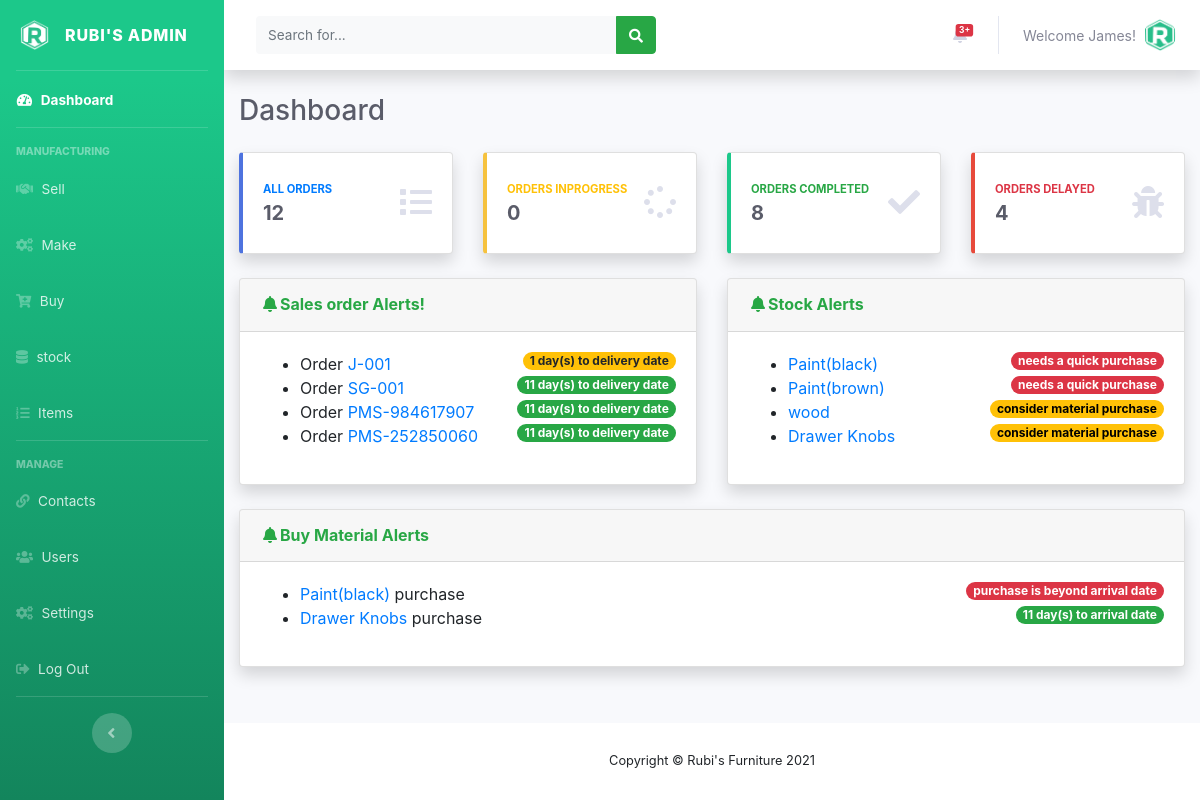
/admin/index.php (signed in), run on the app's committed database.
### tables this page shows
CREATE TABLE IF NOT EXISTS `users` (
  `user_id` int(11) NOT NULL AUTO_INCREMENT,
  `full_name` varchar(150) NOT NULL,
  `user_name` varchar(120) NOT NULL,
  `user_password` varchar(250) NOT NULL,
  `email` varchar(120) NOT NULL,
  `role` int(10) NOT NULL,
  `user_status` int(11) NOT NULL DEFAULT '0',
  `date_created` timestamp NOT NULL DEFAULT CURRENT_TIMESTAMP,
  PRIMARY KEY (`user_id`),
  KEY `role` (`role`)
);

CREATE TABLE IF NOT EXISTS `tbl_sales_orders` (
  `id` int(11) NOT NULL AUTO_INCREMENT,
  `order_number` varchar(150) NOT NULL,
  `item` int(11) NOT NULL,
  `order_quantity` int(10) NOT NULL,
  `customer_name` varchar(150) NOT NULL,
  `total_amount` int(11) NOT NULL,
  `delivery_deadline` date DEFAULT NULL,
  `order_status` int(11) NOT NULL DEFAULT '0',
  `make_status` int(10) NOT NULL DEFAULT '0',
  `order_priority` int(11) NOT NULL DEFAULT '0',
  PRIMARY KEY (`id`)
);

CREATE TABLE IF NOT EXISTS `tbl_stock_material` (
  `id` int(11) NOT NULL AUTO_INCREMENT,
  `material_name` int(11) NOT NULL,
  `material_category` int(11) NOT NULL,
  `material_supplier` int(11) NOT NULL,
  `in_stock` int(11) NOT NULL,
  `m_expected_items` int(10) NOT NULL,
  `m_expected_date` varchar(150) NOT NULL DEFAULT '0',
  PRIMARY KEY (`id`),
  KEY `item_name` (`material_name`)
);

CREATE TABLE IF NOT EXISTS `tbl_materials` (
  `id` int(11) NOT NULL AUTO_INCREMENT,
  `material_name` varchar(150) NOT NULL,
  `material_code` varchar(150) NOT NULL,
  `category` int(11) NOT NULL,
  `default_supplier` int(11) NOT NULL,
  `purchase_price` float NOT NULL,
  `date_created` timestamp NOT NULL DEFAULT CURRENT_TIMESTAMP,
  PRIMARY KEY (`id`)
);

CREATE TABLE IF NOT EXISTS `tbl_buy_materials` (
  `id` int(11) NOT NULL AUTO_INCREMENT,
  `material_id` int(11) NOT NULL,
  `buy_quantity` int(11) NOT NULL,
  `arrival_date` date NOT NULL,
  `status` int(11) NOT NULL DEFAULT '0',
  PRIMARY KEY (`id`)
);

### admin/index.php (the view, shortened to what this page needs)
<?php
include('../includes/config.php');
if (empty($_SESSION['user_id'])){
  header('Location: ../index.php');
}
else{
  include('includes/header.php');
  include('includes/navbar.php');
  include('includes/topbar.php');
  ?>
  <div class="container-fluid">
    <div class="d-sm-flex align-items-center justify-content-between mb-4">
      <h1 class="h3 mb-0 text-gray-800">Dashboard</h1>
    </div>
    <div class="row">
      <div class="col-xl-3 col-md-6 mb-4">
        <a href="allorders.php">
          <div class="card border-left-primary shadow h-100 py-2">
            <div class="card-body">
              <div class="row no-gutters align-items-center">
                <div class="col mr-2">
                  <div class="text-xs font-weight-bold text-primary text-uppercase mb-1">
                    All Orders</div>
                    <?php
                    $sql ="SELECT id FROM tbl_sales_orders";
                    $query = $dbconn -> prepare($sql);
                    $query->execute();
                    $all_orders=$query->rowCount();
                    ?>
                    <div class="h5 mb-0 font-weight-bold text-gray-800"><?php echo($all_orders); ?></div>
                  </div>
                  <div class="col-auto">
                    <i class="fas fa-list fa-2x text-gray-300"></i>
                  </div>
                </div>
              </div>
            </div>
          </a>
        </div>
        <div class="col-xl-3 col-md-6 mb-4">
          <a href="ordersinprogress.php">
            <div class="card border-left-warning shadow h-100 py-2">
              <div class="card-body">
                <div class="row no-gutters align-items-center">
                  <div class="col mr-2">
                    <div class="text-xs font-weight-bold text-warning text-uppercase mb-1">
                      Orders Inprogress </div>
                      <?php
                      $sql ="SELECT id FROM tbl_sales_orders WHERE order_status < 2 AND make_status = 2";
                      $query = $dbconn -> prepare($sql);
                      $query->execute();
                      $orders_in_progress=$query->rowCount();
                      ?>
                      <div class="h5 mb-0 font-weight-bold text-gray-800"><?php echo($orders_in_progress);?></div>
                    </div>
                    <div class="col-auto">
                      <i class="fas fa-spinner fa-2x text-gray-300"></i>
                    </div>
                  </div>
                </div>
              </div>
            </a>
          </div>
          <div class="col-xl-3 col-md-6 mb-4">
            <a href="orderscompleted.php">
              <div class="card border-left-success shadow h-100 py-2">
                <div class="card-body">
                  <div class="row no-gutters align-items-center">
                    <div class="col mr-2">
                      <div class="text-xs font-weight-bold text-success text-uppercase mb-1">
                        Orders Completed </div>
                        <?php
                        $sql ="SELECT id FROM tbl_sales_orders WHERE order_status = 2";
                        $query = $dbconn -> prepare($sql);
                        $query->execute();
                        $orders_completed=$query->rowCount();
                        ?>
                        <div class="h5 mb-0 font-weight-bold text-gray-800"><?php echo($orders_completed);?></div>
                      </div>
                      <div class="col-auto">
                        <i class="fas fa-check fa-2x text-gray-300"></i>
                      </div>
                    </div>
                  </div>
                </div>
              </a>
            </div>
            <div class="col-xl-3 col-md-6 mb-4">
              <a href="ordersdelayed.php">
                <div class="card border-left-danger shadow h-100 py-2">
                  <div class="card-body">
                    <div class="row no-gutters align-items-center">
                      <div class="col mr-2">
                        <div class="text-xs font-weight-bold text-danger text-uppercase mb-1">
                          Orders Delayed</div>
                          <?php
                          $sql ="SELECT * FROM tbl_sales_orders WHERE delivery_deadline < now()";
                          $query = $dbconn -> prepare($sql);
                          $query->execute();
                          $orders_delayed=$query->rowCount();
                          ?>
                          <div class="h5 mb-0 font-weight-bold text-gray-800"><?php echo($orders_delayed);?></div>
                        </div>
                        <div class="col-auto">
                          <i class="fas fa-bug fa-2x text-gray-300"></i>
                        </div>
                      </div>
                    </div>
                  </div>
                </a>
              </div>
              <div class="col-xl-6 col-lg-6">
                <div class="card shadow mb-4">
                  <div
                  class="card-header py-3 d-flex flex-row align-items-center justify-content-between">
                  <h6 class="m-0 font-weight-bold text-success"> <i class="fas fa-bell fa-fw"></i>Sales order Alerts!</h6>
                </div>
                <div class="card-body">
                  <ul>
                    <?php
                    $sql = "SELECT * FROM `tbl_sales_orders` where order_status < 2";
                    $query = $dbconn -> prepare($sql);
                    $query->execute();
                    $results=$query->fetchAll(PDO::FETCH_OBJ);
                    if($results){
                      foreach ($results as $result) {?>
                        <?php
                        $datetime1 = strtotime($result->delivery_deadline);
                        $datetime2 = strtotime(date("Y-m-d"));
                        $secs = $datetime1 - $datetime2;
                        $days = $secs / 86400;
                        if($days == 0){ ?>
                          <li>Order <a href="sellsorders.php"><?php echo htmlentities($result->order_number); ?></a><span class="badge badge-pill badge-danger float-right"><?php echo ("delivery date is today!");?></span></li>
                        <?php }
                        else if($days > 0 AND $days <= 2){?>
                          <li>Order <a href="sellsorders.php"><?php echo htmlentities($result->order_number); ?></a><span class="badge badge-pill badge-warning float-right"><?php echo ($days."  day(s) to delivery date");?></span></li>
                        <?php }
                        else if($days > 2){?>
                          <li> Order <a href="sellsorders.php"><?php echo htmlentities($result->order_number); ?></a><span class="badge badge-pill badge-success float-right"><?php echo ($days."  day(s) to delivery date");?></span></li>
                        <?php }
                        else { ?>
                          <li>Order <a href="sellsorders.php"><?php echo htmlentities($result->order_number); ?></a><span class="badge badge-pill badge-danger float-right"><?php echo ("late delivery");?></span></li>
                        <?php    }
                      }} ?>
                    </ul>
                  </div>
                </div>
              </div>
              <div class="col-xl-6 col-lg-6">
                <div class="card shadow mb-4">
                  <div
                  class="card-header py-3 d-flex flex-row align-items-center justify-content-between">
                  <h6 class="m-0 font-weight-bold text-success"><i class="fas fa-bell fa-fw"></i>Stock Alerts</h6>
                </div>
                <div class="card-body">
                  <ul>
                    <?php
                    $sql = "SELECT tbl_stock_material.*, tbl_materials.material_name FROM tbl_stock_material INNER JOIN tbl_materials on tbl_stock_material.material_name = tbl_materials.id where in_stock < 5";
                    $query = $dbconn -> prepare($sql);
                    $query->execute();
                    $results=$query->fetchAll(PDO::FETCH_OBJ);
                    if($results){
                      foreach ($results as $result) {
                        if($result->in_stock < 3){?>
                          <li><a href="stockmaterials.php"><?php echo htmlentities($result->material_name); ?></a> <span class="badge badge-pill badge-danger float-right"><?php echo ("needs a quick purchase");?></span></li>
                          <?php }
                          else{ ?>
                            <li><a href="stockmaterials.php"><?php echo htmlentities($result->material_name); ?></a> <span style="color: #000" class="badge b badge-pill badge-warning float-right"><?php echo ("consider material purchase");?></span></li>
                        <?php  }  }
                      }?>
                    </ul>
                  </div>
                </div>
              </div>
              <div class="col-xl-12 col-lg-12">
                <div class="card shadow mb-4">
                  <div
                  class="card-header py-3 d-flex flex-row align-items-center justify-content-between">
                  <h6 class="m-0 font-weight-bold text-success"><i class="fas fa-bell fa-fw"></i>Buy Material Alerts</h6>
                </div>
                <div class="card-body">
                  <ul>
                    <?php
                    $sql = "SELECT tbl_buy_materials.*, tbl_materials.material_name, tbl_materials.default_supplier FROM tbl_buy_materials INNER JOIN tbl_materials on tbl_buy_materials.material_id = tbl_materials.id where status = 0";
                    $query = $dbconn -> prepare($sql);
                    $query->execute();
                    $results=$query->fetchAll(PDO::FETCH_OBJ);
                    if($results){
                      foreach ($results as $result) {?>
                        <?php
                        $datetime1 = strtotime($result->arrival_date);
                        $datetime2 = strtotime(date("Y-m-d"));
                        $secs = $datetime1 - $datetime2;
                        $days = $secs / 86400;
                        if($days == 0){ ?>
                          <li><a href="buymaterials.php"><?php echo htmlentities($result->material_name); ?></a> purchase <div class="float-right"><span class="badge badge-pill badge-danger"><?php echo ("arrival date is today!");?> </span> contact supplier at
                            <?php
                            $supplier = $result->default_supplier;
                            $sql = "SELECT supplier_email FROM tbl_suppliers WHERE id = :supplier";
                            $query = $dbconn -> prepare($sql);
                            $query->bindParam(':supplier',$supplier, PDO::PARAM_INT);
                            $query->execute();
                            $results=$query->fetchAll(PDO::FETCH_OBJ);
                            if($results){
                              foreach ($results as $result) {?>
                                <a href="mailto:<?php echo$result->supplier_email; ?>"> <?php echo ($result->supplier_email); ?></a>
                            <?php  }
                            }?>
                          </div></li>
                        <?php }
                        else if($days > 0 AND $days <= 2){?>
                          <li><a href="buymaterials.php"><?php echo htmlentities($result->material_name); ?></a> purchase <span class="badge badge-pill badge-warning float-right"><?php echo ($days."  day(s) to arrival date");?></span></li>
                        <?php }
                        else if($days > 2){?>
                          <li> <a href="buymaterials.php"><?php echo htmlentities($result->material_name); ?></a> purchase <span class="badge badge-pill badge-success float-right"><?php echo ($days."  day(s) to arrival date");?></span></li>
                        <?php }
                        else { ?>
                          <li><a href="buymaterials.php"><?php echo htmlentities($result->material_name); ?></a> purchase<span class="badge badge-pill badge-danger float-right"><?php echo ("purchase is beyond arrival date");?></span></li>
                        <?php    }
                      }} ?>
                    </ul>
                  </div>
                </div>
              </div>
            </div>
          </div>
        </div>
        <?php
        include('includes/footer.php');
      }?>

### admin/includes/topbar.php (shortened to what this page needs)
<div id="content-wrapper" class="d-flex flex-column">
  <div id="content">
    <nav class="navbar navbar-expand navbar-light bg-white topbar mb-4 static-top shadow">
      <form
      class="d-none d-sm-inline-block form-inline mr-auto ml-md-3 my-2 my-md-0 mw-100 navbar-search">
      <div class="input-group">
        <input type="text" class="form-control bg-light border-0 small" placeholder="Search for..."
        aria-label="Search" aria-describedby="basic-addon2">
        <div class="input-group-append">
          <button class="btn btn-success" type="button">
            <i class="fas fa-search fa-sm"></i>
          </button>
        </div>
      </div>
    </form>
    <ul class="navbar-nav ml-auto">
  <li class="nav-item dropdown no-arrow mx-1">
    <a class="nav-link dropdown-toggle" href="#" id="alertsDropdown" role="button"
    data-toggle="dropdown" aria-haspopup="true" aria-expanded="false">
    <span class="badge badge-danger badge-counter">3+</span>
  </a>
</li>
<li class="nav-item dropdown no-arrow">
  <a class="nav-link dropdown-toggle" href="#" id="userDropdown" role="button"
  data-toggle="dropdown" aria-haspopup="true" aria-expanded="false">
  <?php
  $staff_id = $_SESSION['user_id'];
  $sql = "SELECT user_name FROM users WHERE user_id = :staff_id";
  $querry=$dbconn->prepare($sql);
  $querry->bindParam(':staff_id', $staff_id, PDO::PARAM_INT);
  $querry->execute();
  $rows = $querry->fetchAll(PDO::FETCH_ASSOC);
  $count = $querry->rowCount();
  if($count > 0)
  {
    foreach($rows as $row) {?>
      <span class="mr-2 d-none d-lg-inline text-gray-600 small"><?php echo htmlentities('Welcome'."  ".$row['user_name'].'!') ?></span>
    <?php }
  }?>
  <img class="img-profile rounded-circle"
  src="../assets/img/logo/rubi_icon.png">
</a>
</li>
</ul>
</nav>

### admin/custom-css/mystyle.css (style rules this page uses)
.form-control { border:0; padding: 7px; border-bottom: solid 1px #ccc; }

### data on the page
users: user_name "Welcome James!"
tbl_sales_orders: order_number "J-001"
tbl_sales_orders: order_number "SG-001"
tbl_sales_orders: order_number "PMS-984617907"
tbl_sales_orders: order_number "PMS-252850060"
tbl_stock_material: tbl_materials.material_name "Paint(black)"
tbl_stock_material: tbl_materials.material_name "Paint(brown)"
tbl_stock_material: tbl_materials.material_name "wood"
tbl_stock_material: tbl_materials.material_name "Drawer Knobs"
tbl_buy_materials: material.material_name "Paint(black)"
tbl_buy_materials: material.material_name "Drawer Knobs"

### other printed values
$all_orders "12"
$orders_in_progress "0"
$orders_completed "8"
$orders_delayed "4"
